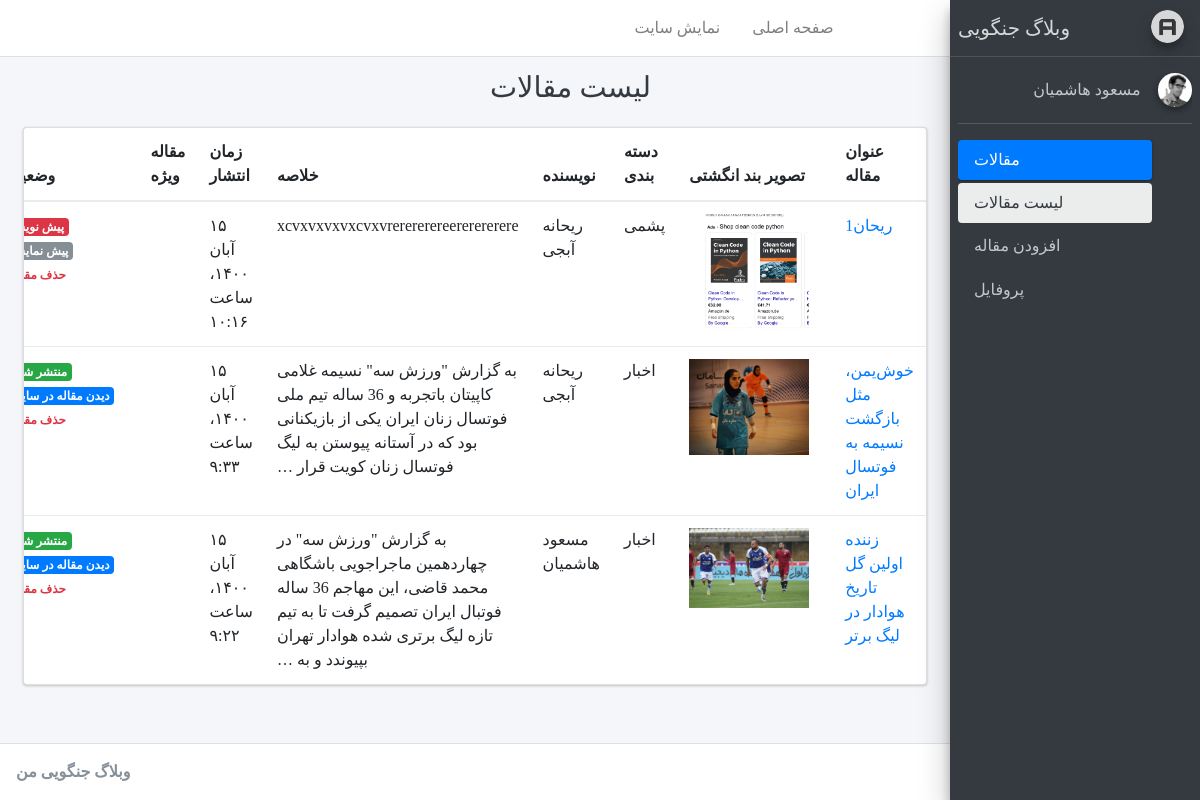
The app's page /account/ (signed in), older data.
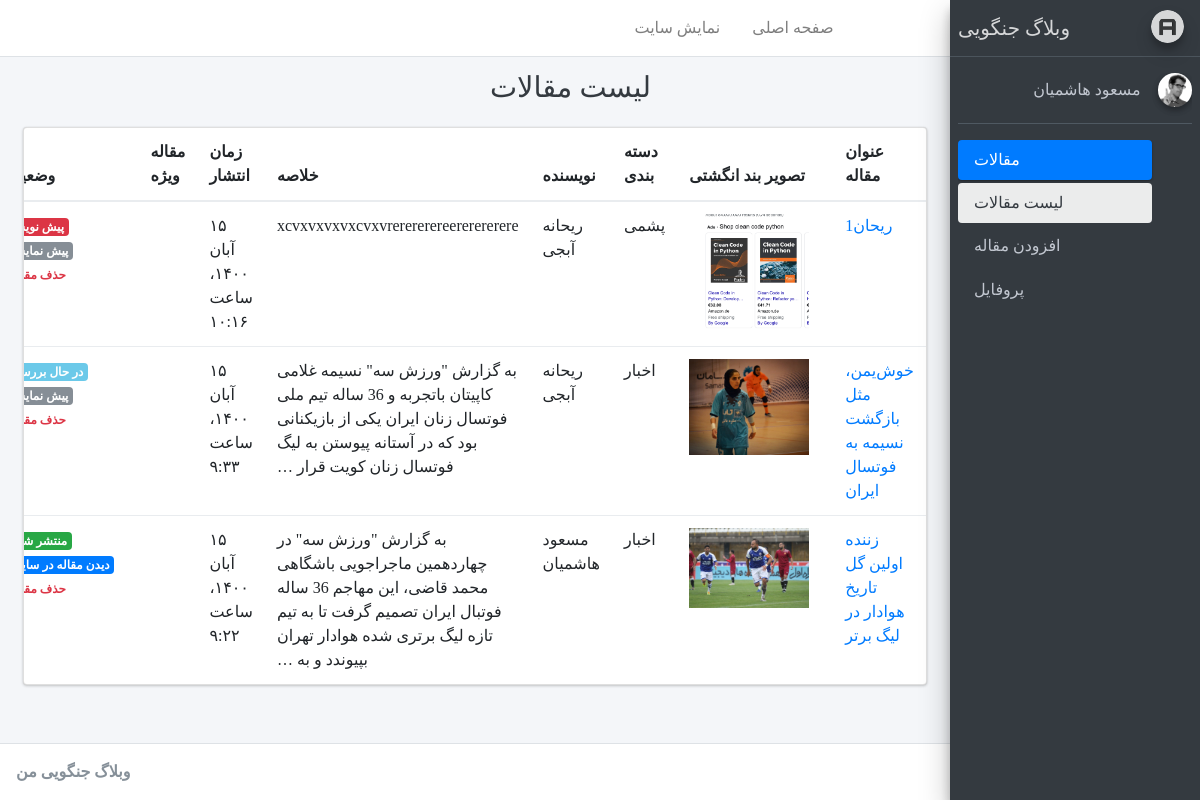
The same page, newer data.
### account/models.py (models this page shows)
class User(AbstractUser):
    is_author = models.BooleanField(default=False,verbose_name="وضعیت نویسنده")
    special_user = models.DateTimeField(default=timezone.now , verbose_name="کاربر ویژه تا")
    def is_special_user(self):
        if self.special_user > timezone.now():
            return True
        else:
            return False
    is_special_user.boolean = True
    is_special_user.short_description = 'وضعیت کاربر ویژه'

### blog/models.py (models this page shows, shortened)
class Article(models.Model):
    STATUS_CHOICES = (
        ('d','پیش نویس'),       #draft
        ('p','منتشر شده'),      #publish
        ('i','در حال بررسی'),   #investigation
        ('b','برگشت داده‌شده'),  #back
    )
    author = models.ForeignKey(User, null=True, on_delete=models.SET_NULL,related_name='articles',verbose_name='نویسنده')
    title = models.CharField(max_length=200,verbose_name = "عنوان مقاله")
    slug = models.SlugField(max_length=100,unique=True,verbose_name = "آدرس مقاله")
    category = models.ManyToManyField(Category,verbose_name='دسته‌بندی',related_name="articles")
    description = models.TextField(verbose_name = "محتوا")
    thumbnail = models.ImageField(upload_to="images",verbose_name = "تصویر")
    publish = models.DateTimeField(default=timezone.now,verbose_name = "زمان انتشار")
    created = models.DateTimeField(auto_now_add=True)
    updated = models.DateTimeField(auto_now=True)
    is_special = models.BooleanField(default=False,verbose_name="مقاله ویژه")
    status = models.CharField(max_length=1,choices=STATUS_CHOICES,verbose_name = "وضعیت")
    class Meta:
        verbose_name = "مقاله"
        verbose_name_plural = "مقالات"
        ordering = ['-publish']
    def jpublish(self):
        return jalali_converter(self.publish)
    jpublish.short_description = "زمان انتشار"
    def thumbnail_tag(self):
        return format_html("<img width=100 height=70 style='border-radius: 5px;' src='{}'>".format(self.thumbnail.url))
    thumbnail_tag.short_description = "عکس"
    def category_to_str(self):
        return "، ".join([category.title for category in self.category.active()])
    category_to_str.short_description = "دسته‌بندی"
    objects = ArticleManager()

class Category(models.Model):
    parent = models.ForeignKey('self',default=None,null=True,blank=True,on_delete=models.SET_NULL,related_name='children',verbose_name="زیر دسته")
    title = models.CharField(max_length=200,verbose_name = "عنوان دسته‌بندی")
    slug = models.SlugField(max_length=100,unique=True,verbose_name = "آدرس دسته‌بندی")
    status = models.BooleanField(default=True,verbose_name="آیا نمایش داده شود؟")
    position = models.IntegerField(verbose_name="پوزیشن")
    class Meta:
        verbose_name = "دسته‌بندی"
        verbose_name_plural = "دسته‌بندی‌ها"
        ordering = ['parent__id','position']
    objects = CategoryManager()

### account/views.py (the view)
# urls.py: path('',ArticleList.as_view(),name="home"),
class ArticleList(LoginRequiredMixin, ListView):
    template_name = "registration/home.html"
    def get_queryset(self):
        if self.request.user.is_superuser:
            return Article.objects.all()
        else:
            return Article.objects.filter(author=self.request.user)

### blog/models.py (called while the page is built)
    def active(self):
        return self.filter(status=True)

### blog/templatetags/blog_tags.py (called while the page is built)
@register.inclusion_tag("registration/partials/link.html")
def link(request,link_name,content,classes):
    return {
        "request" : request,
        "link_name" : link_name,
        "link" : "account:{}".format(link_name),
        "content" : content ,
        "classes" : classes ,
    }

### extensions/jalali.py (called while the page is built)
    def persian_tuple(self):
        return self.persian_year, self.persian_month, self.persian_day

### extensions/utils.py (called while the page is built)
def persian_number_converter(mystr):
    numbers = {
        "1": "۱",
        "2": "۲",
        "3": "۳",
        "4": "۴",
        "5": "۵",
        "6": "۶",
        "7": "۷",
        "8": "۸",
        "9": "۹",
        "0": "۰",
    }
    for e,p in numbers.items():
        mystr = mystr.replace(e,p)
    return mystr

def jalali_converter(time):
    jmonth = ["فروردین", "اردیبهشت", "خرداد", "تیر", "مرداد", "شهریور", "مهر", "آبان", "آذر","دی", "بهمن", "اسفند"]
    time = timezone.localtime(time)
    time_to_str = "{},{},{}".format(time.year,time.month,time.day)
    time_to_tuple = jalali.Gregorian(time_to_str).persian_tuple()
    time_to_list = list(time_to_tuple)
    output = "{} {} {}، ساعت {}:{}".format(
        time_to_list[2],
        jmonth[time_to_list[1]-1],
        time_to_list[0],
        time.hour,
        time.minute
    )
    return persian_number_converter(output)

### templates/registration/home.html
{% extends 'registration/base.html' %}
{% block title %}{% block title-meta %}
    لیست مقالات
{% endblock %}{% endblock %}
{% block main %}
 <div class="row">
  {% if object_list %}
    <div class="col-12">
      <div class="card">
        <div class="card-body table-responsive p-0">
          <table class="table table-hover">
            <thead>
              <tr>
                <th>عنوان مقاله</th>
                <th>تصویر بند انگشتی</th>
                <th>دسته بندی</th>
                <th>نویسنده</th>
                <th>خلاصه</th>
                <th>زمان انتشار</th>
                <th>مقاله ویژه</th>
                <th>وضعیت</th>
              </tr>
            </thead>
            <tbody>
              {% for article in object_list %}
                <tr>
                    <td>
                      {% if article.status in 'bd'|make_list or user.is_superuser %}
                        <a href="{% url 'account:article-update' article.pk %}">{{article.title}}</a>
                      {% else %}
                        {{article.title}}
                      {% endif %}
                    </td>
                    <td><img src="{{article.thumbnail.url}}" width="120"></td>
                    <td>{{article.category_to_str}}</td>
                    <td>{{article.author.get_full_name}}</td>
                    <td>{{article.description|striptags|truncatewords:30}}</td>
                    <td>{{article.jpublish}}</td>
                    <td>
                      {% if article.is_special %}
                        <i class="fa fa-check-circle" style="color: green;"></i>
                      {% else %}
                        <i class="fa fa-minus-circle" style="color: red;"></i>
                      {% endif %}
                    </td>
                    <td>
                        {% if article.status == 'p' %}
                        <span class="badge badge-success">منتشر شده</span>
                        <a target="_blank" class="badge badge-primary" href="{% url 'blog:detail' article.slug %}">دیدن مقاله در سایت</a>
                        {% elif article.status == 'i' %}
                        <span class="badge" style="background-color: #1daddda6;">در حال بررسی</span>
                          {% if user.is_superuser %}
                            <div>
                              <a target="_blank" class="badge badge-secondary" href="{% url 'blog:preview' article.pk %}">پیش نمایش</a>
                            </div>
                          {% endif %}
                        {% else %}
                          {% if article.status == 'd' %}
                          <div class="badge badge-danger">پیش نویس</div>
                          <div>
                          {% else %}
                          <div class="badge badge-warning">برگشت‌داده‌شده</div>
                          {% endif %}
                          <a target="_blank" class="badge badge-secondary" href="{% url 'blog:preview' article.pk %}">پیش نمایش</a>
                          </div>
                        {% endif %}
                        {% if user.is_superuser %}
                          <a class="badge text-danger" href="{% url 'account:article-delete' article.pk %}">حذف مقاله</a>
                        {% endif %}
                    </td>
                </tr>
              {% endfor %}
            </tbody>
          </table>
        </div>
      </div>
    </div>
  {% else %}
    <h3>محتوایی برای نمایش وجود ندارد</h3>
  {% endif %}
 </div>
{% endblock %}

### templates/registration/base.html (shortened to what this page needs)
{% load static %}
<!DOCTYPE html>
<html>
<head>
  <link rel="stylesheet" href="{% static 'registration/adminlte/plugins/fontawesome-free/css/all.min.css' %}">
  <link rel="stylesheet" href="https://code.ionicframework.com/ionicons/2.0.1/css/ionicons.min.css">
  <link rel="stylesheet" href="{% static 'registration/adminlte/plugins/tempusdominus-bootstrap-4/css/tempusdominus-bootstrap-4.min.css' %}">
  <link rel="stylesheet" href="{% static 'registration/adminlte/plugins/icheck-bootstrap/icheck-bootstrap.min.css' %}">
  <link rel="stylesheet" href="{% static 'registration/adminlte/plugins/jqvmap/jqvmap.min.css' %}">
  <link rel="stylesheet" href="{% static 'registration/adminlte/assets/css/adminlte.min.css' %}">
  <link rel="stylesheet" href="{% static 'registration/adminlte/plugins/overlayScrollbars/css/OverlayScrollbars.min.css' %}">
  <link rel="stylesheet" href="{% static 'registration/adminlte/plugins/daterangepicker/daterangepicker.css' %}">
  <link rel="stylesheet" href="{% static 'registration/adminlte/plugins/summernote/summernote-bs4.css' %}">
  <link rel="stylesheet" href="https://cdn.rtlcss.com/bootstrap/v4.2.1/css/bootstrap.min.css">
  <link rel="stylesheet" href="{% static 'registration/adminlte/assets/css/custom.css' %}">
</head>
<body class="hold-transition sidebar-mini layout-fixed">
<div class="wrapper">
  <nav class="main-header navbar navbar-expand navbar-white navbar-light">
    <ul class="navbar-nav">
      <li class="nav-item">
        <a class="nav-link" data-widget="pushmenu" href="#"><i class="fas fa-bars"></i></a>
      </li>
      <li class="nav-item d-none d-sm-inline-block">
        <a href="{% url 'account:home' %}" class="nav-link">صفحه اصلی</a>
      </li>
      <li class="nav-item d-none d-sm-inline-block">
        <a href="{% url 'blog:home' %}" target="_blank" class="nav-link">نمایش سایت</a>
      </li>
    </ul>
    <ul class="navbar-nav mr-auto-navbav">
      <li class="nav-item">
        <a class="nav-link" data-widget="control-sidebar" data-slide="true" href="{% url 'account:logout' %}">
          <i class="fas fa-sign-out-alt"></i>
        </a>
      </li>
    </ul>
  </nav>
  {% include 'registration/sidebar.html' %}
  <div class="content-wrapper">
    <div class="content-header">
      <div class="container-fluid">
        <div class="row mb-2">
          <div class="col-sm-6">
            <h1 class="m-0 text-dark">{% block title %}عنوان صفحه{% endblock %}</h1>
          </div>
        </div>
      </div>
    </div>
    <section class="content">
      <div class="container-fluid">
      {% block main %}
      {% endblock %}
      </div>
    </section>
  </div>
  <footer class="main-footer">
    <strong>وبلاگ جنگویی من</strong>
  </footer>
</div>
</body>
</html>

### templates/registration/sidebar.html (shortened to what this page needs)
  {% load static %}
  {% load blog_tags %}
  <aside class="main-sidebar sidebar-dark-primary elevation-4">
    <a href="index3.html" class="brand-link">
      <img src="{% static 'registration/adminlte/assets/img/AdminLTELogo.png' %}" alt="AdminLTE Logo" class="brand-image img-circle elevation-3"
           style="opacity: .8">
      <span class="brand-text">وبلاگ جنگویی</span>
    </a>
    <div class="sidebar">
      <div class="user-panel mt-3 pb-3 mb-3 d-flex">
        <div class="image">
          <img src="{% static 'registration/adminlte/assets/img/user2-160x160.jpg' %}" class="img-circle elevation-2" alt="User Image">
        </div>
        <div class="info">
          <a href="#" class="d-block">{{user.get_full_name}}</a>
        </div>
      </div>
      <nav class="mt-2">
        <ul class="nav nav-pills nav-sidebar flex-column" data-widget="treeview" role="menu" data-accordion="false">
          <li class="nav-item has-treeview menu-open">
            <a href="#" class="nav-link active">
              <i class="nav-icon fas fa-tachometer-alt"></i>
              <p>
                مقالات
                <i class="right fas fa-angle-left"></i>
              </p>
            </a>
            <ul class="nav nav-treeview">
              <li class="nav-item">
                {% link request 'home' 'لیست مقالات' 'fa-list' %}
              </li>
              <li class="nav-item">
                  {% link request 'article-create' 'افزودن مقاله' 'fa-edit' %}
              </li>
            </ul>
          </li>
          <li class="nav-item">
            {% link request 'profile' 'پروفایل' 'fas fa-th' %}
          </li>
        </ul>
      </nav>
    </div>
  </aside>

### templates/registration/partials/link.html
<a href="{% url link %}"
    class="nav-link
    {% if request.resolver_match.url_name == link_name %}
        active
    {% endif %}"
>
    <i class="fa {{classes}} nav-icon"></i>
    <p>{{content}}</p>
  </a>

### static/registration/adminlte/assets/css/custom.css (style rules this page uses)
body { font-family: Sahel !important; }
* { direction: rtl !important; }
.layout-fixed .main-sidebar { right: 0; }
.brand-image { float: right; }
.content-wrapper, .main-footer, .main-header { margin-left: 0px; margin-right: 250px; }
.mr-auto-navbav { margin-right: auto!important; }
.navbar-expand .navbar-nav .nav-link { padding-right: 1rem; padding-left: 1rem; }
.nav-sidebar .nav-link>.right, .nav-sidebar .nav-link>p>.right { left: 1rem; right: auto; }

Row changes from the older to the newer data that the page shows:
changed Article "خوش‌یمن، مثل بازگشت نسیمه به فوتسال ایران": status "منتشر… دیدن مقاله در…" → "در حال… پیش…"
